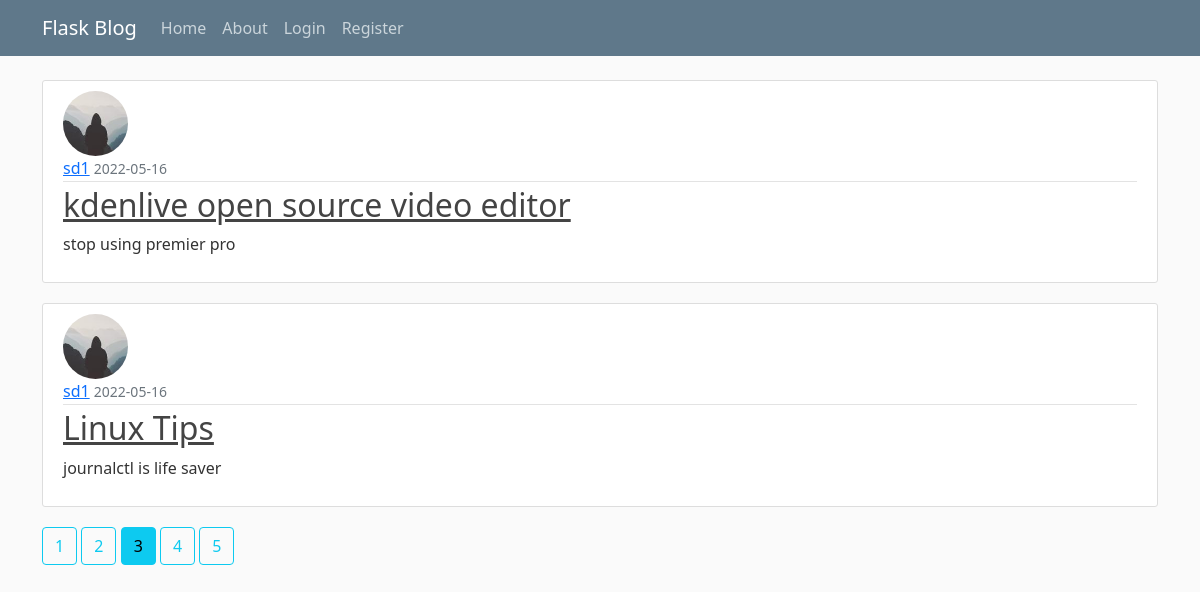
/?page=3, run on the app's committed database.
### flaskblog/models.py (models this page shows, shortened)
class Post(db.Model):
    id = db.Column(db.Integer,primary_key=True)
    title = db.Column(db.String(25),nullable=False)
    date_posted = db.Column(db.DateTime,nullable=False,default=datetime.utcnow)
    content = db.Column(db.Text,nullable=False)
    user_id = db.Column(db.Integer,db.ForeignKey('user.id'),nullable=False)

class User(db.Model,UserMixin):
    id = db.Column(db.Integer,primary_key=True)
    username = db.Column(db.String(25),unique=True,nullable=False)
    email = db.Column(db.String(100),unique=True,nullable=False)
    image_file = db.Column(db.String(60),nullable=False,default='default.jpg')
    password = db.Column(db.String(60),nullable=False)
    posts = db.relationship('Post',backref='author',lazy=True)

### flaskblog/routes.py (the view)
@app.route('/')
def home():
    page = request.args.get('page',1,type=int)
    posts = Post.query.order_by(Post.date_posted.desc()).paginate(page=page,per_page=2)
    return render_template('home.html',posts=posts)

### flaskblog/templates/home.html (shortened to what this page needs)
{% extends "layout.html" %}
{% block content %}
{% for post in posts.items %}
<article class="media content-section">
  <img class="rounded-circle article-img" src="{{ url_for('static',filename='images/'+ post.author.image_file) }}">
  <div class="media-body">
    <div class="article-metadata">
      <a class="mr-2" href="{{ url_for('user_post',username=post.author.username) }}">{{ post.author.username }}</a>
      <small class="text-muted">{{ post.date_posted.strftime('%Y-%m-%d') }}</small>
    </div>
    <h2><a class="article-title" href="{{ url_for('post',post_id=post.id) }}">{{ post.title }}</a></h2>
    <p class="article-content">{{ post.content }}</p>
  </div>
</article>
{% endfor %}
{% for page_num in posts.iter_pages(left_edge=1,right_edge=1,left_current=1,right_current=2) %}
  {% if page_num %}
    {% if posts.page == page_num %}
      <a class="btn btn-info mb-4" href="{{ url_for('home',page=page_num) }}">{{page_num}}</a>
    {% else %}
      <a class="btn btn-outline-info mb-4" href="{{ url_for('home',page=page_num) }}">{{page_num}}</a>
    {% endif %}
  {% else %}
    ...
  {% endif %}
{% endfor %}
{% endblock content %}

### flaskblog/static/main.css (style rules this page uses)
body { background: #fafafa; color: #333333; margin-top: 5rem; }
h1, h2, h3, h4, h5, h6 { color: #444444; }
.content-section { background: #ffffff; padding: 10px 20px; border: 1px solid #dddddd; border-radius: 3px; margin-bottom: 20px; }
.article-title { color: #444444; }
.article-content { white-space: pre-line; }
.article-img { height: 65px; width: 65px; margin-right: 16px; }
.article-metadata { padding-bottom: 1px; margin-bottom: 4px; border-bottom: 1px solid #e3e3e3 }

### data on the page
Post: image_file (picture), author.username "sd1", date_posted "2022-05-16", title "kdenlive open source video editor", content "stop using premier pro"
Post: image_file (picture), author.username "sd1", date_posted "2022-05-16", title "Linux Tips", content "journalctl is life saver"

### other printed values
{{ page_num }} "1" "2" "4" "5"
{{ page_num }} "3"
